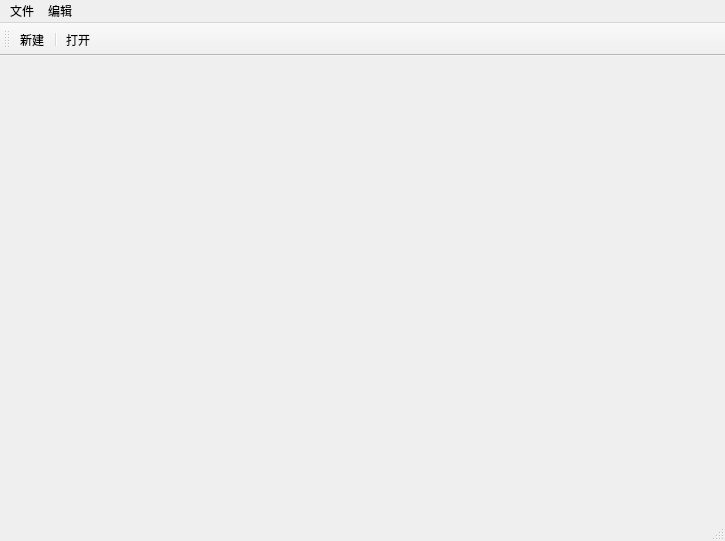
<?xml version="1.0" encoding="UTF-8"?>
<ui version="4.0">
 <class>MainWindow</class>
 <widget class="QMainWindow" name="MainWindow">
  <property name="geometry">
   <rect>
    <x>0</x>
    <y>0</y>
    <width>725</width>
    <height>541</height>
   </rect>
  </property>
  <property name="windowTitle">
   <string>MainWindow</string>
  </property>
  <widget class="QWidget" name="centralwidget"/>
  <widget class="QMenuBar" name="menubar">
   <property name="geometry">
    <rect>
     <x>0</x>
     <y>0</y>
     <width>725</width>
     <height>25</height>
    </rect>
   </property>
   <widget class="QMenu" name="menu">
    <property name="title">
     <string>文件</string>
    </property>
    <addaction name="actionnew"/>
    <addaction name="separator"/>
    <addaction name="actionopen"/>
   </widget>
   <widget class="QMenu" name="menu_2">
    <property name="title">
     <string>编辑</string>
    </property>
   </widget>
   <addaction name="menu"/>
   <addaction name="menu_2"/>
  </widget>
  <widget class="QToolBar" name="toolBar">
   <property name="windowTitle">
    <string>toolBar</string>
   </property>
   <attribute name="toolBarArea">
    <enum>TopToolBarArea</enum>
   </attribute>
   <attribute name="toolBarBreak">
    <bool>false</bool>
   </attribute>
   <addaction name="actionnew"/>
   <addaction name="separator"/>
   <addaction name="actionopen"/>
  </widget>
  <widget class="QStatusBar" name="statusBar"/>
  <action name="actionnew">
   <property name="text">
    <string>新建</string>
   </property>
  </action>
  <action name="actionopen">
   <property name="text">
    <string>打开</string>
   </property>
  </action>
 </widget>
 <resources/>
 <connections/>
</ui>
